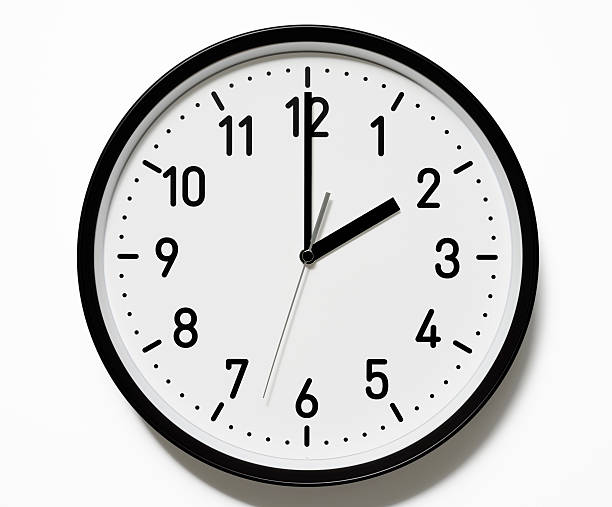
#> input picture images/clock.jpg, 612 x 507 px
$ jupyter execute s7-4_get-affine-transform.ipynb
#> lines starting #> are read from the running program, lines starting #| are printed output that depends on the picture; after the words box and inside, x2 and y2 are one past the last pixel; in counts of white or black regions, pixels touching at a corner belong together
[cell 1]
import cv2 as cv
import numpy as np
import matplotlib.pyplot as plt

[cell 2]
img = cv.imread("../../images/clock.jpg")
#> img is the input picture: shape (507, 612, 3); mean B, G, R 210.2, 210.6, 210.8
plt.imshow(img[...,::-1])

[cell 3]
draw_img = img.copy()
blank = np.zeros(img.shape[:2], dtype="uint8")

source_pts = np.float32([
    [310, 70], # 12
    [120, 255], # 9
    [495, 255], # 3
])

target_pts = np.float32([
    [310, 400], # 12
    [120, 200], # 9
    [495, 255], # 3
])

for pts in source_pts:
    cv.circle(draw_img, np.int32(pts), 10, (0,0,255), -1)
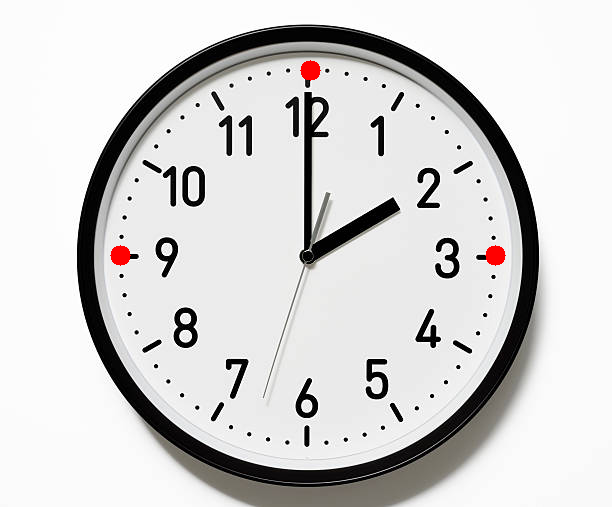
#> draw_img: shape (507, 612, 3); 0.31% of pixels changed, all inside (x1, y1, x2, y2) = (110, 60, 506, 266)
for pts in target_pts:
    cv.circle(blank, np.int32(pts), 10, 255, -1)
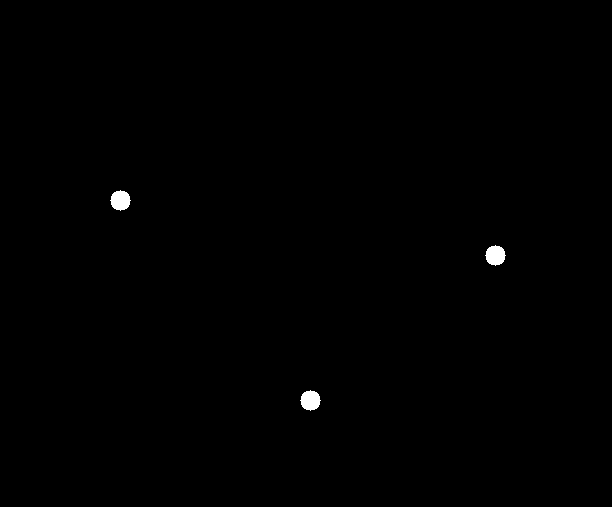
#> blank: shape (507, 612); 0.31% white; 3 white regions, box (x1, y1, x2, y2) and area: (110, 190, 131, 211) 317, (485, 245, 506, 266) 317, (300, 390, 321, 411) 317

M = cv.getAffineTransform(source_pts, target_pts)
#> M = [[1, 0, 0], [0.147, -0.93, 419.7]]
output = cv.warpAffine(draw_img, M, draw_img.shape[:2][::-1])
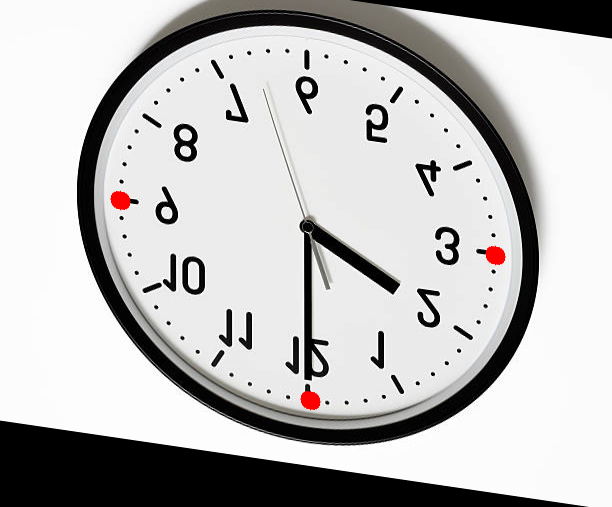
#> output: shape (507, 612, 3); mean B, G, R 188.3, 188.6, 189.5

plt.figure(figsize=(10,6))
plt.subplot(131); plt.imshow(draw_img[...,::-1]); plt.title("Source Pts")
plt.subplot(132); plt.imshow(blank[...,::-1]); plt.title("Target Pts")
plt.subplot(133); plt.imshow(output[...,::-1]); plt.title("Transformed Image")
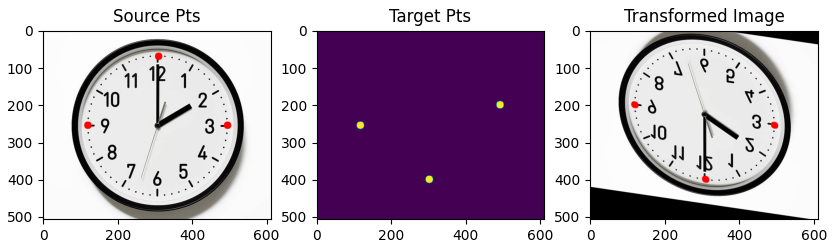
#> figure drawn by matplotlib, 3 panels
